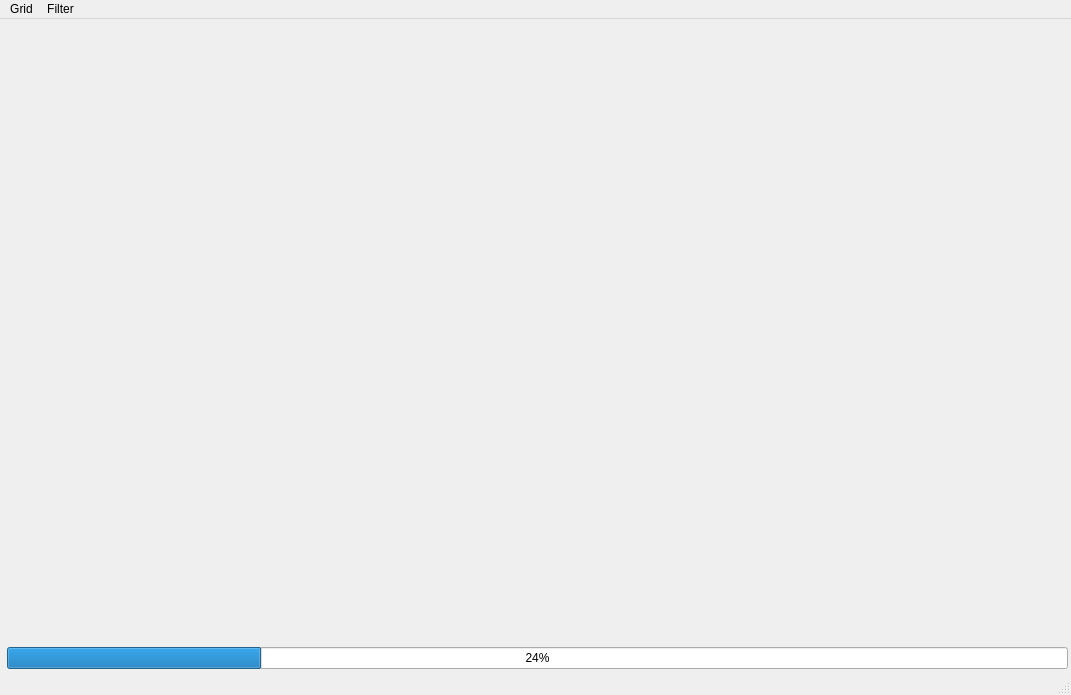
<?xml version="1.0" encoding="UTF-8"?>
<ui version="4.0">
 <class>MainWindow</class>
 <widget class="QMainWindow" name="MainWindow">
  <property name="geometry">
   <rect>
    <x>0</x>
    <y>0</y>
    <width>1071</width>
    <height>695</height>
   </rect>
  </property>
  <property name="windowTitle">
   <string>MainWindow</string>
  </property>
  <widget class="QWidget" name="centralwidget">
   <widget class="QWidget" name="">
    <property name="geometry">
     <rect>
      <x>7</x>
      <y>9</y>
      <width>1061</width>
      <height>641</height>
     </rect>
    </property>
    <layout class="QVBoxLayout" name="verticalLayout">
     <item>
      <widget class="QWidget" name="widget" native="true"/>
     </item>
     <item>
      <widget class="QProgressBar" name="progressBar">
       <property name="value">
        <number>24</number>
       </property>
      </widget>
     </item>
    </layout>
   </widget>
  </widget>
  <widget class="QMenuBar" name="menubar">
   <property name="geometry">
    <rect>
     <x>0</x>
     <y>0</y>
     <width>1071</width>
     <height>20</height>
    </rect>
   </property>
   <widget class="QMenu" name="menuimport">
    <property name="title">
     <string>Grid</string>
    </property>
    <addaction name="actionImport"/>
    <addaction name="actionExport"/>
   </widget>
   <widget class="QMenu" name="menuFilter">
    <property name="title">
     <string>Filter</string>
    </property>
    <addaction name="actionPrune_spot"/>
   </widget>
   <addaction name="menuimport"/>
   <addaction name="menuFilter"/>
  </widget>
  <widget class="QStatusBar" name="statusbar"/>
  <action name="actionImport">
   <property name="text">
    <string>Import</string>
   </property>
  </action>
  <action name="actionExport">
   <property name="text">
    <string>Export</string>
   </property>
  </action>
  <action name="actionPrune_spot">
   <property name="text">
    <string>Prune spot</string>
   </property>
  </action>
 </widget>
 <resources/>
 <connections/>
</ui>
